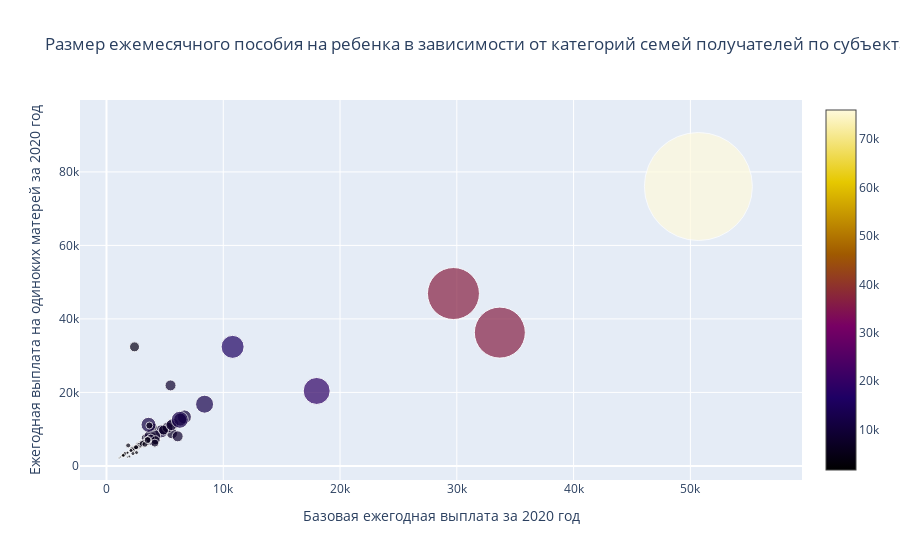

Notebook cell for this chart:
### Code cell
trace_1 = fr.Scatter(x = new_df_clean['Базовый.2020г Ежегодная выплата'], 
                    y = new_df_clean['2020.На одиноких матерей Ежегодная выплата'], 
                    mode = 'markers', 
                    marker = dict(size = new_df_clean['2020.На детей военнослужающих по призыву Ежегодная выплата']//700, 
                                 color = new_df_clean['2020.На детей, родители которых уклоняются от уплаты алиментов Ежегодная выплата'], 
                                 opacity = 0.7, 
                                 colorscale = 'Electric',
                                 showscale = True),
                    text = new_df_clean['Субъект'], 
                    hovertemplate = 
                    '<b>%{text}</b>' +
                    '<br>Базовая ежегодная выплата за 2020 год: %{x}' +
                    '<br>Ежегодная выплата на одиноких матерей за 2020 год: %{y}' +
                    '<br>Ежегод. выплата на детей, родители которых уклоняются от алиментов за 2020 год: %{marker.color}' +
                    '<br>Ежегод. выплата на детей военнослуж. по призыву за 2020 год: %{marker.size}',
                    name = '')
layout = fr.Layout(title = 'Размер ежемесячного пособия на ребенка в зависимости от категорий семей получателей по субъектам РФ',
                  xaxis = {'title': 'Базовая ежегодная выплата за 2020 год', 'gridwidth': 1},
                  yaxis = {'title': 'Ежегодная выплата на одиноких матерей за 2020 год', 'gridwidth': 1})

fig = fr.Figure(data = [trace_1], layout = layout)
fig

### Figure 1 — Plotly figure (JSON) as saved in the notebook; plotly's stock layout.template omitted (floating-point values rounded to 4 significant figures)
{"data": [{"hovertemplate": "<b>%{text}</b><br>Базовая ежегодная выплата за 2020 год: %{x}<br>Ежегодная выплата на одиноких матерей за 2020 год: %{y}<br>Ежегод. выплата на детей, родители которых уклоняются от алиментов за 2020 год: %{marker.color}<br>Ежегод. выплата на детей военнослуж. по призыву за 2020 год: %{marker.size}", "marker": {"color": [16500, 6024, 8520, 5424, 4860, 4800, 2076, 3144, 7248, 36576, 6720, 12600, 4584, 5472, 7332, 8052, 76032, 2592, 19200, 10008, 2172, 2700, 6000, 9420, 4800, 4356, 36276, 2340, 4392, 3708, 7836, 7848, 3708, 1800, 2136, 3384, 2700, 3600, 7320, 4200, 3384, 2160, 5988, 3348, 3960, 3144, 1800, 5400, 7584, 4680, 8340, 3600, 5244, 9468, 6996, 4800, 1620, 3804, 3888, 4596, 4596, 6204, 11196, 3084, 2964, 3804, 12552, 5508, 5292, 16200, 8220, 2160], "colorscale": [[0, "rgb(0,0,0)"], [0.2, "rgb(30,0,100)"], [0.4, "rgb(120,0,100)"], [0.6, "rgb(160,90,0)"], [0.8, "rgb(230,200,0)"], [1, "rgb(255,250,220)"]], "opacity": 0.7, "showscale": true, "size": [11, 8, 12, 7, 6, 10, 3, 4, 11, 52, 9, 18, 6, 7, 10, 11, 108, 3, 27, 14, 3, 3, 8, 13, 6, 6, 51, 3, 6, 5, 17, 11, 5, 2, 3, 4, 3, 5, 10, 6, 4, 3, 8, 6, 5, 4, 2, 7, 8, 6, 11, 5, 7, 13, 9, 6, 2, 5, 5, 6, 6, 8, 15, 4, 4, 5, 17, 7, 7, 23, 11, 4]}, "mode": "markers", "name": "", "text": ["Белгородская область", "Брянская область", "Владимирская область", "Воронежская область", "Ивановская область", "Калужская область1)", "Костромская область", "Курская область", "Липецкая область1)", "Московская область1)", "Орловская область2)", "Смоленская область", "Тамбовская область", "Тверская область", "Тульская область", "Ярославская область 1)", "г. Москва ", "Республика Карелия", "Республика Коми1)", "  Ненецкий автономный округ", "  Архангельская область без\nавтономного округа", "Вологодская область", "Калининградская область", "Мурманская область", "Новгородская область", "Псковская область", "г. Санкт-Петербург2)", "Республика Адыгея", "Республика Калмыкия", "Краснодарский край", "Волгоградская область", "Ростовская область", "Республика Дагестан", "Республика Ингушетия", "Кабардино-Балкарская\nРеспублика", "Карачаево-Черкесская\nРеспублика", "Республика Северная\nОсетия-Алания", "Чеченская Республика", "Ставропольский край", "Республика Башкортостан", "Республика Марий Эл", "Республика Мордовия", "Республика Татарстан", "Удмуртская Республика", "Чувашская Республика6)", "Пермский край", "Нижегородская область", "Оренбургская область", "Пензенская область", "Самарская область3)", "Саратовская область", "Ульяновская область", "Курганская область", "Свердловская область", "  Тюменская область без\nавтономных округов", "Челябинская область", "Республика Алтай", "Республика Хакасия", "Алтайский край", "Иркутская область", "Кемеровская область", "Новосибирская область", "Омская область", "Томская область1)", "   Республика Бурятия", "Забайкальский край", "Камчатский край", "Приморский край", "Амурская область", "Магаданская область1)", "Сахалинская область", "Еврейская автономная область"], "type": "scatter", "x": [3732, 4020, 5676, 3624, 3240, 2400, 1380, 2100, 5616, 29712, 3360, 8400, 2448, 2736, 4884, 6096, 50688, 1944, 18000, 6672, 1440, 1800, 3000, 4704, 2400, 2904, 33684, 1560, 2928, 2568, 3924, 5232, 2472, 1800, 1416, 1584, 1800, 2400, 4884, 2808, 2256, 1440, 4008, 2232, 2628, 2100, 1200, 3600, 3792, 3480, 5556, 2400, 3492, 6312, 4200, 3204, 1080, 2532, 1860, 3060, 3300, 4140, 3600, 2568, 2268, 2532, 6276, 3672, 3528, 10800, 5484, 1440], "y": [7476, 8040, 11352, 7236, 6480, 32400, 2760, 4188, 8868, 46908, 7560, 16800, 4584, 5472, 9780, 8052, 76032, 2592, 20400, 13344, 2892, 3600, 6000, 9420, 4800, 5808, 36276, 3120, 5844, 5016, 7836, 10464, 4944, 2400, 2844, 3384, 3600, 4800, 9768, 5604, 4512, 2880, 10584, 4464, 5268, 4200, 2400, 7200, 7584, 6360, 11124, 4800, 6996, 12624, 6996, 6408, 2160, 5076, 5580, 6120, 5892, 6204, 11196, 3624, 3372, 5076, 12552, 11004, 7056, 32400, 21912, 2880]}], "layout": {"title": {"text": "Размер ежемесячного пособия на ребенка в зависимости от категорий семей получателей по субъектам РФ"}, "xaxis": {"gridwidth": 1, "title": {"text": "Базовая ежегодная выплата за 2020 год"}}, "yaxis": {"gridwidth": 1, "title": {"text": "Ежегодная выплата на одиноких матерей за 2020 год"}}}}
